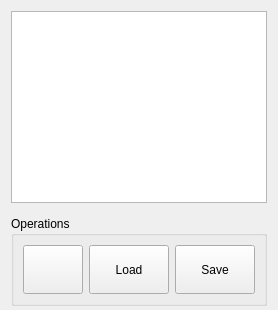
     <widget class="QWidget" name="tab_4">
      <attribute name="title">
       <string>Faction Relations</string>
      </attribute>
      <layout class="QVBoxLayout" name="verticalLayout_4">
       <item>
        <widget class="QTableWidget" name="faction_relations"/>
       </item>
       <item>
        <widget class="QGroupBox" name="groupBox_2">
         <property name="sizePolicy">
          <sizepolicy hsizetype="Preferred" vsizetype="Expanding">
           <horstretch>0</horstretch>
           <verstretch>0</verstretch>
          </sizepolicy>
         </property>
         <property name="minimumSize">
          <size>
           <width>75</width>
           <height>90</height>
          </size>
         </property>
         <property name="maximumSize">
          <size>
           <width>16777215</width>
           <height>75</height>
          </size>
         </property>
         <property name="title">
          <string>Operations</string>
         </property>
         <layout class="QHBoxLayout" name="horizontalLayout_3">
          <item>
           <widget class="QPushButton" name="pushButton_11">
            <property name="sizePolicy">
             <sizepolicy hsizetype="Preferred" vsizetype="Preferred">
              <horstretch>0</horstretch>
              <verstretch>0</verstretch>
             </sizepolicy>
            </property>
            <property name="maximumSize">
             <size>
              <width>75</width>
              <height>16777215</height>
             </size>
            </property>
            <property name="text">
             <string/>
            </property>
            <property name="icon">
             <iconset resource="main.qrc">
              <normaloff>:/assets/refresh.ico</normaloff>:/assets/refresh.ico</iconset>
            </property>
            <property name="iconSize">
             <size>
              <width>48</width>
              <height>48</height>
             </size>
            </property>
           </widget>
          </item>
          <item>
           <widget class="QPushButton" name="pushButton_7">
            <property name="sizePolicy">
             <sizepolicy hsizetype="Minimum" vsizetype="Expanding">
              <horstretch>0</horstretch>
              <verstretch>0</verstretch>
             </sizepolicy>
            </property>
            <property name="minimumSize">
             <size>
              <width>75</width>
              <height>0</height>
             </size>
            </property>
            <property name="text">
             <string>Load</string>
            </property>
            <property name="icon">
             <iconset resource="main.qrc">
              <normaloff>:/assets/load.png</normaloff>:/assets/load.png</iconset>
            </property>
            <property name="iconSize">
             <size>
              <width>48</width>
              <height>48</height>
             </size>
            </property>
           </widget>
          </item>
          <item>
           <widget class="QPushButton" name="pushButton_6">
            <property name="sizePolicy">
             <sizepolicy hsizetype="Minimum" vsizetype="Expanding">
              <horstretch>0</horstretch>
              <verstretch>0</verstretch>
             </sizepolicy>
            </property>
            <property name="minimumSize">
             <size>
              <width>75</width>
              <height>0</height>
             </size>
            </property>
            <property name="text">
             <string>Save</string>
            </property>
            <property name="icon">
             <iconset resource="main.qrc">
              <normaloff>:/assets/save.png</normaloff>:/assets/save.png</iconset>
            </property>
            <property name="iconSize">
             <size>
              <width>48</width>
              <height>48</height>
             </size>
            </property>
           </widget>
          </item>
         </layout>
        </widget>
       </item>
      </layout>
     </widget>
